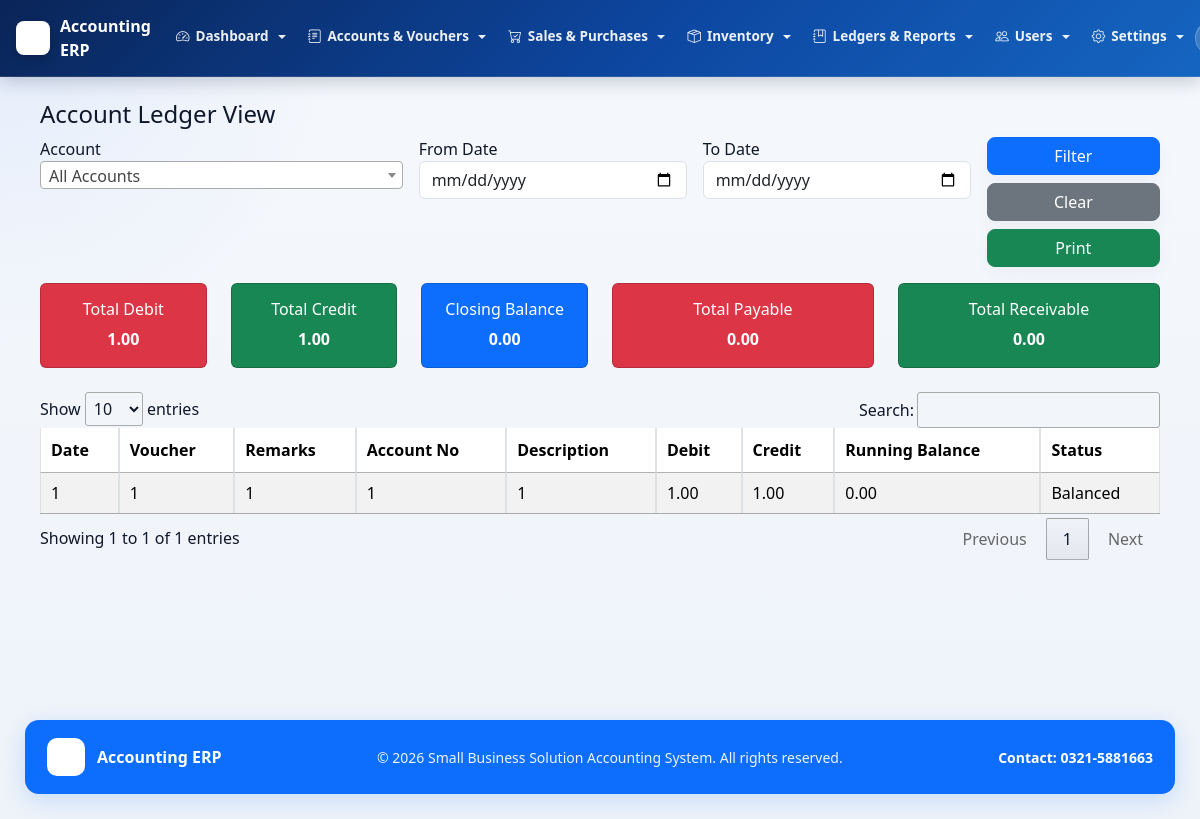
The page /admin/ledgre/account_ledger.php (signed in) on the database its author committed.
### tables this page shows
CREATE TABLE `company_settings` (
  `id` int(11) NOT NULL,
  `company_name` varchar(255) NOT NULL,
  `tagline` varchar(255) NOT NULL,
  `contact` varchar(100) NOT NULL,
  `address` varchar(255) NOT NULL,
  `email` varchar(255) NOT NULL,
  `logo_path` varchar(255) NOT NULL,
  `prepared_by_label` varchar(100) NOT NULL,
  `checked_by_label` varchar(100) NOT NULL,
  `approved_by_label` varchar(100) NOT NULL,
  `print_footer` varchar(255) NOT NULL,
  `system_activity_retention_months` int(11) NOT NULL DEFAULT 0,
  `approval_history_retention_months` int(11) NOT NULL DEFAULT 0,
  `updated_at` datetime NOT NULL DEFAULT current_timestamp() ON UPDATE current_timestamp(),
  PRIMARY KEY (`id`)
);

### admin/ledgre/account_ledger.php (the view, shortened to what the rows shown need)
<?php
include "../../includes/header.php";
$account_no = $_GET['account_no'] ?? '';
$data = [];
$opening_balance = 0;
$where = " WHERE 1=1 ";
$sql = "SELECT * FROM ind_ledgre_running_balance
        $where
        ORDER BY account_no ASC, DATE(record_date) ASC, voucher_print ASC";
$result = mysqli_query($conn,$sql);
$last_account = '';
$running = 0;
if($result){
    while($row = mysqli_fetch_assoc($result)){
        $row['debit']  = $row['debit'] ?? 0;
        $row['credit'] = $row['credit'] ?? 0;
        if($last_account != $row['account_no']){
            if($account_no){
                $running = $opening_balance;
            } else {
                $running = 0;
            }
            $last_account = $row['account_no'];
        }
        $running += ($row['credit'] - $row['debit']);
        $row['running_balance'] = $running;
        $row['voucher_type'] = $row['voucher_type'] ?? 'Ledger';
        $row['balance_type'] = (
            $running > 0 ? 'Credit' :
            ($running < 0 ? 'Debit' : 'Balanced')
        );
        $data[] = $row;
    }
}
?>
<link rel="stylesheet" href="/accounting-system/assets/css/jquery.dataTables.min.css">
<link rel="stylesheet" href="/accounting-system/assets/css/select2.min.css">
<div class="container-fluid mt-4">
<table id="ledgerTable" class="table table-bordered table-striped">
<thead>
<tr>
<th>Date</th>
<th>Voucher</th>
<th>Remarks</th>
<th>Account No</th>
<th>Description</th>
<th>Debit</th>
<th>Credit</th>
<th>Running Balance</th>
<th>Status</th>
</tr>
</thead>
<tbody>
<?php foreach($data as $row):
$status_class = '';
?>
<tr class="<?= (($row['voucher_print'] ?? '')=='Previous Balance') ? 'table-warning fw-bold' : '' ?>">
<td><?= $row['record_date'] ?? '' ?></td>
<td><?= htmlspecialchars($row['voucher_print'] ?? '') ?></td>
<td><?= htmlspecialchars($row['remarks'] ?? '') ?></td>
<td><?= htmlspecialchars($row['account_no'] ?? '') ?></td>
<td><?= htmlspecialchars($row['account_description'] ?? '') ?></td>
<td><?= number_format($row['debit'] ?? 0,2) ?></td>
<td><?= number_format($row['credit'] ?? 0,2) ?></td>
<td><?= number_format($row['running_balance'] ?? 0,2) ?></td>
<td class="<?= $status_class ?>"><?= htmlspecialchars($row['balance_type'] ?? '') ?></td>
</tr>
<?php endforeach; ?>
</tbody>
</table>
</div>
<?php include "../../includes/footer.php"; ?>

### includes/header.php (shortened to what the rows shown need)
<?php
require_once __DIR__ . "/rbac.php";
require_once __DIR__ . "/branding.php";
$base_url = "/accounting-system/";
$branding = get_branding_settings();
$minimal_layout = isset($minimal_layout) && $minimal_layout;
?>
<!DOCTYPE html>
<html lang="en">
<head>
<link href="<?php echo $base_url; ?>assets/css/bootstrap.min.css" rel="stylesheet">
<link href="<?php echo $base_url; ?>assets/bootstrap-icons-1.13.1/font/bootstrap-icons.css" rel="stylesheet">
</head>
<body>
<?php if (!$minimal_layout): ?>
<nav class="navbar navbar-expand-lg fixed-top-nav navbar-dark">
    <div class="container-fluid px-3">
        <a class="navbar-brand-erp" href="<?php echo $base_url; ?>admin/dashboard/dashboard.php">
            <?php if (!empty($branding['logo_url'])): ?>
                <img src="<?php echo htmlspecialchars($branding['logo_url']); ?>" alt="Logo" class="brand-logo-img">
            <?php endif; ?>
            <span class="d-none d-sm-inline"><?php echo htmlspecialchars($branding['company_name']); ?></span>
        </a>
        <div class="collapse navbar-collapse" id="topNavbarCollapse">
            <?php if (isset($_SESSION['user_id'])): ?>
            <?php
            $canDashboard          = rbac_can_access('dashboard_home');
            $canAiDashboard        = rbac_can_access('dashboard_ai');
            $canBackup             = rbac_can_access('database_backup');
            $canCompanySettings    = rbac_can_access('company_settings_page');
            $canPeriodClosing      = rbac_can_access('period_closing_page');
            $canRecycleBin         = rbac_can_access('recycle_bin_page');
            $canSystemActivity     = rbac_can_access('system_activity_page');
            $canApprovalHistory    = rbac_can_access('approval_history_page');
            $canUsersPage          = rbac_can_access('users_page');
            $canRolesPage          = rbac_can_access('roles_page');
            $canUserRolesPage      = rbac_can_access('user_roles_page');
            $canRolePermissionsPage= rbac_can_access('role_permissions_page');
            $canAccountLedger      = rbac_can_access('account_ledger');
            $canTrialBalance       = rbac_can_access('trial_balance');
            $canChartOfAccounts    = rbac_can_access('chart_of_accounts');
            $canOpeningBalance     = rbac_can_access('opening_balance');
            $canPaymentVoucherAdd  = rbac_can_access('payment_voucher_add');
            $canPaymentVoucherList = rbac_can_access('payment_voucher_list');
            $canReceiptVoucherAdd  = rbac_can_access('receipt_voucher_add');
            $canReceiptVoucherList = rbac_can_access('receipt_voucher_list');
            $canGeneralVoucherAdd  = rbac_can_access('general_voucher_add');
            $canGeneralVoucherList = rbac_can_access('general_voucher_list');
            $canCashBook           = rbac_can_access('cash_book');
            $canBankBook           = rbac_can_access('bank_book');
            $canCategoriesPage     = rbac_can_access('categories_page');
            $canInventoryPage      = rbac_can_access('inventory_page');
            $canStockAdjustmentAdd = rbac_can_access('stock_adjustment_add');
            $canStockAdjustmentList= rbac_can_access('stock_adjustment_list');
            $canStockLedger        = rbac_can_access('stock_ledger');
            $canPurchaseAdd        = rbac_can_access('purchase_add');
            $canPurchaseList       = rbac_can_access('purchase_list');
            $canPurchaseLedger     = rbac_can_access('purchase_ledger');
            $canSaleAdd            = rbac_can_access('sale_add');
            $canSaleList           = rbac_can_access('sale_list');
            $canSaleLedger         = rbac_can_access('sale_ledger');
            ?>
            <ul class="navbar-nav me-auto mb-2 mb-lg-0">
                <?php if ($canDashboard || $canAiDashboard): ?>
                <li class="nav-item dropdown">
                    <a class="nav-link dropdown-toggle" href="#" id="navDashboard" role="button" data-bs-toggle="dropdown" aria-expanded="false">
                        <i class="bi bi-speedometer2"></i> Dashboard
                    </a>
                </li>
                <?php endif; ?>
                <?php if ($canChartOfAccounts || $canOpeningBalance || $canPaymentVoucherAdd || $canPaymentVoucherList || $canReceiptVoucherAdd || $canReceiptVoucherList || $canGeneralVoucherAdd || $canGeneralVoucherList): ?>
                <li class="nav-item dropdown">
                    <a class="nav-link dropdown-toggle" href="#" id="navAccounts" role="button" data-bs-toggle="dropdown" aria-expanded="false">
                        <i class="bi bi-journal-text"></i> Accounts &amp; Vouchers
                    </a>
                </li>
                <?php endif; ?>
                <?php if ($canSaleAdd || $canSaleList || $canPurchaseAdd || $canPurchaseList): ?>
                <li class="nav-item dropdown">
                    <a class="nav-link dropdown-toggle" href="#" id="navSales" role="button" data-bs-toggle="dropdown" aria-expanded="false">
                        <i class="bi bi-cart-check"></i> Sales &amp; Purchases
                    </a>
                </li>
                <?php endif; ?>
                <?php if ($canInventoryPage || $canCategoriesPage || $canStockAdjustmentAdd || $canStockAdjustmentList): ?>
                <li class="nav-item dropdown">
                    <a class="nav-link dropdown-toggle" href="#" id="navInventory" role="button" data-bs-toggle="dropdown" aria-expanded="false">
                        <i class="bi bi-box-seam"></i> Inventory
                    </a>
                </li>
                <?php endif; ?>
                <?php if ($canTrialBalance || $canAccountLedger || $canCashBook || $canBankBook || $canSaleLedger || $canPurchaseLedger || $canStockLedger): ?>
                <li class="nav-item dropdown">
                    <a class="nav-link dropdown-toggle" href="#" id="navReports" role="button" data-bs-toggle="dropdown" aria-expanded="false">
                        <i class="bi bi-journal-bookmark"></i> Ledgers &amp; Reports
                    </a>
                </li>
                <?php endif; ?>
                <?php if ($canUsersPage || $canRolesPage || $canUserRolesPage || $canRolePermissionsPage): ?>
                <li class="nav-item dropdown">
                    <a class="nav-link dropdown-toggle" href="#" id="navUsers" role="button" data-bs-toggle="dropdown" aria-expanded="false">
                        <i class="bi bi-people"></i> Users
                    </a>
                </li>
                <?php endif; ?>
                <?php if ($canCompanySettings || $canPeriodClosing || $canApprovalHistory || $canSystemActivity || $canRecycleBin || $canBackup): ?>
                <li class="nav-item dropdown">
                    <a class="nav-link dropdown-toggle" href="#" id="navSettings" role="button" data-bs-toggle="dropdown" aria-expanded="false">
                        <i class="bi bi-gear"></i> Settings
                    </a>
                </li>
                <?php endif; ?>
            </ul>
            <div class="d-flex align-items-center gap-2 py-2 py-lg-0">
                <span class="user-badge-nav d-none d-md-inline-flex align-items-center">
                </span>
            </div>
            <?php endif; ?>
        </div>
    </div>
</nav>
<?php endif; ?>
<div class="content">

### includes/footer.php
<?php
require_once __DIR__ . "/branding.php";
$branding = get_branding_settings();
?>
</div>
<?php if (empty($minimal_layout)): ?>
<footer style="margin-left:0;padding:0 25px 25px;">
    <div style="background:#0d6efd;border-radius:14px;padding:18px 22px;box-shadow:0 6px 24px rgba(13,110,253,0.18);display:flex;justify-content:space-between;align-items:center;gap:12px;flex-wrap:wrap;">
        <div style="display:flex;align-items:center;gap:12px;color:#ffffff;font-weight:700;">
            <?php if (!empty($branding['logo_url'])): ?>
                <img src="<?php echo htmlspecialchars($branding['logo_url']); ?>" alt="Logo" style="width:38px;height:38px;object-fit:contain;border-radius:10px;background:#ffffff;padding:5px;">
            <?php endif; ?>
            <span><?php echo htmlspecialchars($branding['company_name']); ?></span>
        </div>
        <div style="color:rgba(255,255,255,0.92);font-size:14px;">
            &copy; <?php echo date("Y"); ?> <?php echo htmlspecialchars($branding['tagline']); ?>. All rights reserved.
        </div>
        <div style="color:#ffffff;font-weight:600;font-size:14px;">
            Contact: <?php echo htmlspecialchars($branding['contact']); ?>
        </div>
    </div>
</footer>
<?php endif; ?>
</body>
</html>

### rows shown on the page
company_settings: company_name "Accounting ERP", id "1", id "1.00", running_balance "0.00", balance_type "Balanced", tagline "Small Business Solution Accounting System", contact "0321-5881663"

### other values the page prints
$total_debit "1.00"
$total_credit "1.00"
$closing_balance "0.00"
$total_payable "0.00"
$total_receivable "0.00"
